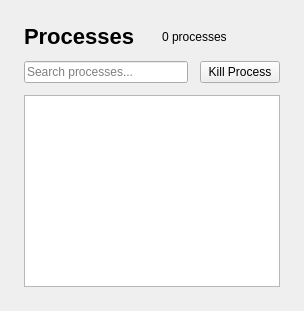
<?xml version="1.0" encoding="UTF-8"?>
<ui version="4.0">
 <class>ProcessesPage</class>
 <widget class="QWidget" name="ProcessesPage">
  <layout class="QVBoxLayout">
   <property name="leftMargin"><number>24</number></property><property name="topMargin"><number>24</number></property><property name="rightMargin"><number>24</number></property><property name="bottomMargin"><number>24</number></property>
   <property name="spacing"><number>12</number></property>
   <item>
    <layout class="QHBoxLayout">
     <item><widget class="QLabel"><property name="text"><string>Processes</string></property><property name="styleSheet"><string>font-size: 22px; font-weight: bold;</string></property></widget></item>
     <item><spacer><property name="orientation"><enum>Qt::Horizontal</enum></property></spacer></item>
     <item><widget class="QLabel" name="countLabel"><property name="text"><string>0 processes</string></property></widget></item>
    </layout>
   </item>
   <item>
    <layout class="QHBoxLayout">
     <item><widget class="QLineEdit" name="searchEdit"><property name="placeholderText"><string>Search processes...</string></property></widget></item>
     <item><widget class="QPushButton" name="killButton"><property name="text"><string>Kill Process</string></property><property name="objectName"><string>dangerButton</string></property></widget></item>
    </layout>
   </item>
   <item>
    <widget class="QTableView" name="processTable"/>
   </item>
  </layout>
 </widget>
</ui>
